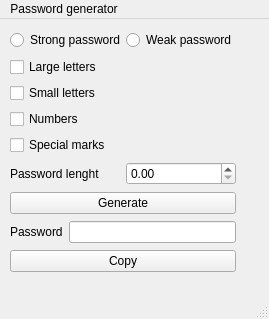
<?xml version="1.0" encoding="UTF-8"?>
<ui version="4.0">
 <class>MainWindow</class>
 <widget class="QMainWindow" name="MainWindow">
  <property name="geometry">
   <rect>
    <x>0</x>
    <y>0</y>
    <width>269</width>
    <height>319</height>
   </rect>
  </property>
  <property name="windowTitle">
   <string>MainWindow</string>
  </property>
  <widget class="QWidget" name="centralwidget">
   <widget class="QWidget" name="">
    <property name="geometry">
     <rect>
      <x>10</x>
      <y>10</y>
      <width>226</width>
      <height>250</height>
     </rect>
    </property>
    <layout class="QVBoxLayout" name="verticalLayout_2">
     <item>
      <layout class="QHBoxLayout" name="horizontalLayout">
       <item>
        <widget class="QRadioButton" name="radioButton_Sp">
         <property name="text">
          <string>Strong password</string>
         </property>
        </widget>
       </item>
       <item>
        <widget class="QRadioButton" name="radioButton_Wp">
         <property name="text">
          <string>Weak password</string>
         </property>
        </widget>
       </item>
      </layout>
     </item>
     <item>
      <layout class="QVBoxLayout" name="verticalLayout">
       <item>
        <widget class="QCheckBox" name="checkBox_Ll">
         <property name="text">
          <string>Large letters</string>
         </property>
        </widget>
       </item>
       <item>
        <widget class="QCheckBox" name="checkBox_Sl">
         <property name="text">
          <string>Small letters</string>
         </property>
        </widget>
       </item>
       <item>
        <widget class="QCheckBox" name="checkBox_N">
         <property name="text">
          <string>Numbers</string>
         </property>
        </widget>
       </item>
       <item>
        <widget class="QCheckBox" name="checkBox_Sm">
         <property name="text">
          <string>Special marks</string>
         </property>
        </widget>
       </item>
      </layout>
     </item>
     <item>
      <layout class="QHBoxLayout" name="horizontalLayout_2">
       <item>
        <widget class="QLabel" name="label_Pl">
         <property name="text">
          <string>Password lenght</string>
         </property>
        </widget>
       </item>
       <item>
        <widget class="QDoubleSpinBox" name="doubleSpinBox_Pl"/>
       </item>
      </layout>
     </item>
     <item>
      <widget class="QPushButton" name="pushButton_G">
       <property name="text">
        <string>Generate</string>
       </property>
      </widget>
     </item>
     <item>
      <layout class="QHBoxLayout" name="horizontalLayout_3">
       <item>
        <widget class="QLabel" name="label">
         <property name="text">
          <string>Password</string>
         </property>
        </widget>
       </item>
       <item>
        <widget class="QLineEdit" name="lineEdit_P"/>
       </item>
      </layout>
     </item>
     <item>
      <widget class="QPushButton" name="pushButton_C">
       <property name="text">
        <string>Copy</string>
       </property>
      </widget>
     </item>
    </layout>
   </widget>
  </widget>
  <widget class="QMenuBar" name="menubar">
   <property name="geometry">
    <rect>
     <x>0</x>
     <y>0</y>
     <width>269</width>
     <height>22</height>
    </rect>
   </property>
   <widget class="QMenu" name="menuPassword_generator">
    <property name="title">
     <string>Password generator</string>
    </property>
   </widget>
   <addaction name="menuPassword_generator"/>
  </widget>
  <widget class="QStatusBar" name="statusbar"/>
 </widget>
 <resources/>
 <connections/>
</ui>
